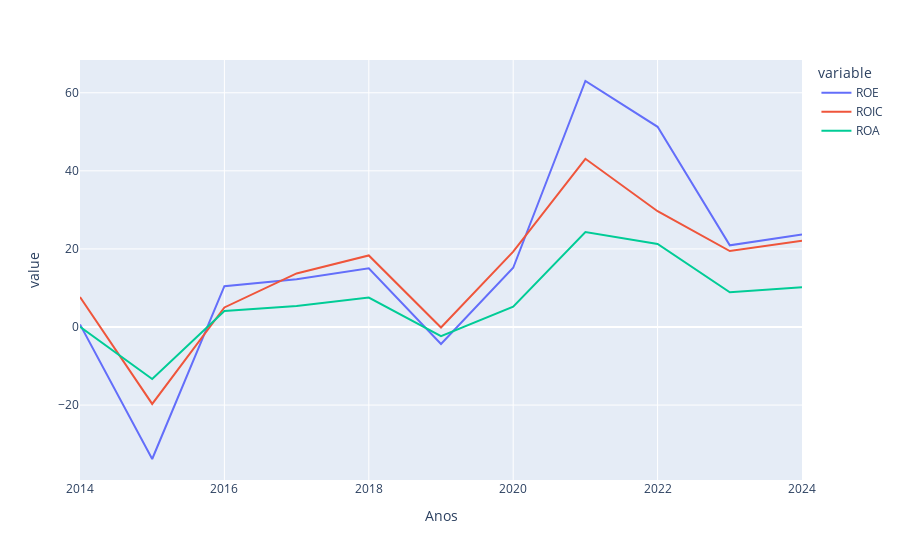

Notebook code for this chart:
### Code cell
fig = px.line(df, 'Anos', y=['ROE', 'ROIC', 'ROA'])

### Figure 1 — Plotly figure (JSON) as saved in the notebook; plotly's stock layout.template omitted (floating-point values rounded to 4 significant figures)
{"data": [{"hovertemplate": "variable=ROE<br>Anos=%{x}<br>value=%{y}<extra></extra>", "legendgroup": "ROE", "line": {"color": "#636efa", "dash": "solid"}, "marker": {"symbol": "circle"}, "mode": "lines", "name": "ROE", "orientation": "v", "showlegend": true, "type": "scatter", "x": [2014, 2015, 2016, 2017, 2018, 2019, 2020, 2021, 2022, 2023, 2024], "xaxis": "x", "y": [0.65, -33.81, 10.46, 12.26, 15.06, -4.37, 15.16, 63.01, 51.27, 20.91, 23.72], "yaxis": "y"}, {"hovertemplate": "variable=ROIC<br>Anos=%{x}<br>value=%{y}<extra></extra>", "legendgroup": "ROIC", "line": {"color": "#EF553B", "dash": "solid"}, "marker": {"symbol": "circle"}, "mode": "lines", "name": "ROIC", "orientation": "v", "showlegend": true, "type": "scatter", "x": [2014, 2015, 2016, 2017, 2018, 2019, 2020, 2021, 2022, 2023, 2024], "xaxis": "x", "y": [7.7, -19.7, 5.01, 13.72, 18.33, -0.13, 19.31, 43.08, 29.65, 19.46, 22.11], "yaxis": "y"}, {"hovertemplate": "variable=ROA<br>Anos=%{x}<br>value=%{y}<extra></extra>", "legendgroup": "ROA", "line": {"color": "#00cc96", "dash": "solid"}, "marker": {"symbol": "circle"}, "mode": "lines", "name": "ROA", "orientation": "v", "showlegend": true, "type": "scatter", "x": [2014, 2015, 2016, 2017, 2018, 2019, 2020, 2021, 2022, 2023, 2024], "xaxis": "x", "y": [0.07, -13.31, 4.12, 5.39, 7.53, -2.35, 5.21, 24.33, 21.25, 8.89, 10.17], "yaxis": "y"}], "layout": {"legend": {"title": {"text": "variable"}, "tracegroupgap": 0}, "margin": {"t": 60}, "xaxis": {"anchor": "y", "domain": [0, 1], "title": {"text": "Anos"}}, "yaxis": {"anchor": "x", "domain": [0, 1], "title": {"text": "value"}}}}
